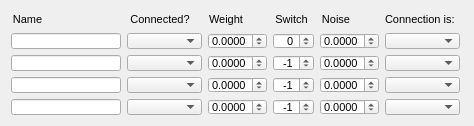
  <widget class="QWidget" name="layoutWidget">
   <property name="geometry">
    <rect>
     <x>9</x>
     <y>80</y>
     <width>466</width>
     <height>108</height>
    </rect>
   </property>
   <layout class="QHBoxLayout" name="horizontalLayout">
    <item>
     <layout class="QVBoxLayout" name="verticalLayout_6">
      <item>
       <widget class="QLabel" name="label_10">
        <property name="sizePolicy">
         <sizepolicy hsizetype="Fixed" vsizetype="Preferred">
          <horstretch>0</horstretch>
          <verstretch>0</verstretch>
         </sizepolicy>
        </property>
        <property name="minimumSize">
         <size>
          <width>33</width>
          <height>16</height>
         </size>
        </property>
        <property name="maximumSize">
         <size>
          <width>33</width>
          <height>16</height>
         </size>
        </property>
        <property name="font">
         <font>
          <pointsize>8</pointsize>
         </font>
        </property>
        <property name="text">
         <string>Name</string>
        </property>
        <property name="alignment">
         <set>Qt::AlignCenter</set>
        </property>
       </widget>
      </item>
      <item>
       <widget class="QLineEdit" name="unit1Unit1ConnNameLineEdit">
        <property name="sizePolicy">
         <sizepolicy hsizetype="Fixed" vsizetype="Fixed">
          <horstretch>0</horstretch>
          <verstretch>0</verstretch>
         </sizepolicy>
        </property>
        <property name="minimumSize">
         <size>
          <width>110</width>
          <height>16</height>
         </size>
        </property>
        <property name="maximumSize">
         <size>
          <width>110</width>
          <height>16</height>
         </size>
        </property>
        <property name="font">
         <font>
          <pointsize>8</pointsize>
         </font>
        </property>
        <property name="readOnly">
         <bool>true</bool>
        </property>
       </widget>
      </item>
      <item>
       <widget class="QLineEdit" name="unit1Unit2ConnNameLineEdit">
        <property name="sizePolicy">
         <sizepolicy hsizetype="Fixed" vsizetype="Fixed">
          <horstretch>0</horstretch>
          <verstretch>0</verstretch>
         </sizepolicy>
        </property>
        <property name="minimumSize">
         <size>
          <width>110</width>
          <height>16</height>
         </size>
        </property>
        <property name="maximumSize">
         <size>
          <width>110</width>
          <height>16</height>
         </size>
        </property>
        <property name="font">
         <font>
          <pointsize>8</pointsize>
         </font>
        </property>
        <property name="readOnly">
         <bool>true</bool>
        </property>
       </widget>
      </item>
      <item>
       <widget class="QLineEdit" name="unit1Unit3ConnNameLineEdit">
        <property name="sizePolicy">
         <sizepolicy hsizetype="Fixed" vsizetype="Fixed">
          <horstretch>0</horstretch>
          <verstretch>0</verstretch>
         </sizepolicy>
        </property>
        <property name="minimumSize">
         <size>
          <width>110</width>
          <height>16</height>
         </size>
        </property>
        <property name="maximumSize">
         <size>
          <width>110</width>
          <height>16</height>
         </size>
        </property>
        <property name="font">
         <font>
          <pointsize>8</pointsize>
         </font>
        </property>
        <property name="readOnly">
         <bool>true</bool>
        </property>
       </widget>
      </item>
      <item>
       <widget class="QLineEdit" name="unit1Unit4ConnNameLineEdit">
        <property name="sizePolicy">
         <sizepolicy hsizetype="Fixed" vsizetype="Fixed">
          <horstretch>0</horstretch>
          <verstretch>0</verstretch>
         </sizepolicy>
        </property>
        <property name="minimumSize">
         <size>
          <width>110</width>
          <height>16</height>
         </size>
        </property>
        <property name="maximumSize">
         <size>
          <width>110</width>
          <height>16</height>
         </size>
        </property>
        <property name="font">
         <font>
          <pointsize>8</pointsize>
         </font>
        </property>
        <property name="readOnly">
         <bool>true</bool>
        </property>
       </widget>
      </item>
     </layout>
    </item>
    <item>
     <layout class="QVBoxLayout" name="verticalLayout_5">
      <item>
       <widget class="QLabel" name="label_14">
        <property name="sizePolicy">
         <sizepolicy hsizetype="Fixed" vsizetype="Preferred">
          <horstretch>0</horstretch>
          <verstretch>0</verstretch>
         </sizepolicy>
        </property>
        <property name="minimumSize">
         <size>
          <width>66</width>
          <height>16</height>
         </size>
        </property>
        <property name="maximumSize">
         <size>
          <width>66</width>
          <height>16</height>
         </size>
        </property>
        <property name="font">
         <font>
          <pointsize>8</pointsize>
         </font>
        </property>
        <property name="text">
         <string>Connected?</string>
        </property>
        <property name="alignment">
         <set>Qt::AlignCenter</set>
        </property>
       </widget>
      </item>
      <item>
       <widget class="QComboBox" name="unit1Unit1ConnectedComboBox">
        <property name="sizePolicy">
         <sizepolicy hsizetype="Fixed" vsizetype="Fixed">
          <horstretch>0</horstretch>
          <verstretch>0</verstretch>
         </sizepolicy>
        </property>
        <property name="minimumSize">
         <size>
          <width>75</width>
          <height>16</height>
         </size>
        </property>
        <property name="maximumSize">
         <size>
          <width>75</width>
          <height>16</height>
         </size>
        </property>
        <property name="font">
         <font>
          <pointsize>8</pointsize>
         </font>
        </property>
       </widget>
      </item>
      <item>
       <widget class="QComboBox" name="unit1Unit2ConnectedComboBox">
        <property name="sizePolicy">
         <sizepolicy hsizetype="Fixed" vsizetype="Fixed">
          <horstretch>0</horstretch>
          <verstretch>0</verstretch>
         </sizepolicy>
        </property>
        <property name="minimumSize">
         <size>
          <width>75</width>
          <height>16</height>
         </size>
        </property>
        <property name="maximumSize">
         <size>
          <width>75</width>
          <height>16</height>
         </size>
        </property>
        <property name="font">
         <font>
          <pointsize>8</pointsize>
         </font>
        </property>
       </widget>
      </item>
      <item>
       <widget class="QComboBox" name="unit1Unit3ConnectedComboBox">
        <property name="sizePolicy">
         <sizepolicy hsizetype="Fixed" vsizetype="Fixed">
          <horstretch>0</horstretch>
          <verstretch>0</verstretch>
         </sizepolicy>
        </property>
        <property name="minimumSize">
         <size>
          <width>75</width>
          <height>16</height>
         </size>
        </property>
        <property name="maximumSize">
         <size>
          <width>75</width>
          <height>16</height>
         </size>
        </property>
        <property name="font">
         <font>
          <pointsize>8</pointsize>
         </font>
        </property>
       </widget>
      </item>
      <item>
       <widget class="QComboBox" name="unit1Unit4ConnectedComboBox">
        <property name="sizePolicy">
         <sizepolicy hsizetype="Fixed" vsizetype="Fixed">
          <horstretch>0</horstretch>
          <verstretch>0</verstretch>
         </sizepolicy>
        </property>
        <property name="minimumSize">
         <size>
          <width>75</width>
          <height>16</height>
         </size>
        </property>
        <property name="maximumSize">
         <size>
          <width>75</width>
          <height>16</height>
         </size>
        </property>
        <property name="font">
         <font>
          <pointsize>8</pointsize>
         </font>
        </property>
       </widget>
      </item>
     </layout>
    </item>
    <item>
     <layout class="QVBoxLayout" name="verticalLayout_4">
      <item>
       <widget class="QLabel" name="label_11">
        <property name="sizePolicy">
         <sizepolicy hsizetype="Fixed" vsizetype="Preferred">
          <horstretch>0</horstretch>
          <verstretch>0</verstretch>
         </sizepolicy>
        </property>
        <property name="minimumSize">
         <size>
          <width>36</width>
          <height>16</height>
         </size>
        </property>
        <property name="maximumSize">
         <size>
          <width>36</width>
          <height>16</height>
         </size>
        </property>
        <property name="font">
         <font>
          <pointsize>8</pointsize>
         </font>
        </property>
        <property name="text">
         <string>Weight</string>
        </property>
        <property name="alignment">
         <set>Qt::AlignCenter</set>
        </property>
       </widget>
      </item>
      <item>
       <widget class="QDoubleSpinBox" name="unit1Unit1WeightDoubleSpinBox">
        <property name="sizePolicy">
         <sizepolicy hsizetype="Fixed" vsizetype="Fixed">
          <horstretch>0</horstretch>
          <verstretch>0</verstretch>
         </sizepolicy>
        </property>
        <property name="minimumSize">
         <size>
          <width>59</width>
          <height>16</height>
         </size>
        </property>
        <property name="maximumSize">
         <size>
          <width>59</width>
          <height>16</height>
         </size>
        </property>
        <property name="font">
         <font>
          <pointsize>8</pointsize>
         </font>
        </property>
        <property name="wrapping">
         <bool>true</bool>
        </property>
        <property name="alignment">
         <set>Qt::AlignRight|Qt::AlignTrailing|Qt::AlignVCenter</set>
        </property>
        <property name="decimals">
         <number>4</number>
        </property>
        <property name="maximum">
         <double>1.000000000000000</double>
        </property>
        <property name="singleStep">
         <double>0.001000000000000</double>
        </property>
       </widget>
      </item>
      <item>
       <widget class="QDoubleSpinBox" name="unit1Unit2WeightDoubleSpinBox">
        <property name="sizePolicy">
         <sizepolicy hsizetype="Fixed" vsizetype="Fixed">
          <horstretch>0</horstretch>
          <verstretch>0</verstretch>
         </sizepolicy>
        </property>
        <property name="minimumSize">
         <size>
          <width>59</width>
          <height>16</height>
         </size>
        </property>
        <property name="maximumSize">
         <size>
          <width>59</width>
          <height>16</height>
         </size>
        </property>
        <property name="font">
         <font>
          <pointsize>8</pointsize>
         </font>
        </property>
        <property name="wrapping">
         <bool>true</bool>
        </property>
        <property name="alignment">
         <set>Qt::AlignRight|Qt::AlignTrailing|Qt::AlignVCenter</set>
        </property>
        <property name="decimals">
         <number>4</number>
        </property>
        <property name="maximum">
         <double>1.000000000000000</double>
        </property>
        <property name="singleStep">
         <double>0.001000000000000</double>
        </property>
       </widget>
      </item>
      <item>
       <widget class="QDoubleSpinBox" name="unit1Unit3WeightDoubleSpinBox">
        <property name="sizePolicy">
         <sizepolicy hsizetype="Fixed" vsizetype="Fixed">
          <horstretch>0</horstretch>
          <verstretch>0</verstretch>
         </sizepolicy>
        </property>
        <property name="minimumSize">
         <size>
          <width>59</width>
          <height>16</height>
         </size>
        </property>
        <property name="maximumSize">
         <size>
          <width>59</width>
          <height>16</height>
         </size>
        </property>
        <property name="font">
         <font>
          <pointsize>8</pointsize>
         </font>
        </property>
        <property name="wrapping">
         <bool>true</bool>
        </property>
        <property name="alignment">
         <set>Qt::AlignRight|Qt::AlignTrailing|Qt::AlignVCenter</set>
        </property>
        <property name="decimals">
         <number>4</number>
        </property>
        <property name="maximum">
         <double>1.000000000000000</double>
        </property>
        <property name="singleStep">
         <double>0.001000000000000</double>
        </property>
       </widget>
      </item>
      <item>
       <widget class="QDoubleSpinBox" name="unit1Unit4WeightDoubleSpinBox">
        <property name="sizePolicy">
         <sizepolicy hsizetype="Fixed" vsizetype="Fixed">
          <horstretch>0</horstretch>
          <verstretch>0</verstretch>
         </sizepolicy>
        </property>
        <property name="minimumSize">
         <size>
          <width>59</width>
          <height>16</height>
         </size>
        </property>
        <property name="maximumSize">
         <size>
          <width>59</width>
          <height>16</height>
         </size>
        </property>
        <property name="font">
         <font>
          <pointsize>8</pointsize>
         </font>
        </property>
        <property name="wrapping">
         <bool>true</bool>
        </property>
        <property name="alignment">
         <set>Qt::AlignRight|Qt::AlignTrailing|Qt::AlignVCenter</set>
        </property>
        <property name="decimals">
         <number>4</number>
        </property>
        <property name="maximum">
         <double>1.000000000000000</double>
        </property>
        <property name="singleStep">
         <double>0.001000000000000</double>
        </property>
       </widget>
      </item>
     </layout>
    </item>
    <item>
     <layout class="QVBoxLayout" name="verticalLayout_3">
      <item>
       <widget class="QLabel" name="label_15">
        <property name="sizePolicy">
         <sizepolicy hsizetype="Fixed" vsizetype="Preferred">
          <horstretch>0</horstretch>
          <verstretch>0</verstretch>
         </sizepolicy>
        </property>
        <property name="minimumSize">
         <size>
          <width>37</width>
          <height>16</height>
         </size>
        </property>
        <property name="maximumSize">
         <size>
          <width>37</width>
          <height>16</height>
         </size>
        </property>
        <property name="font">
         <font>
          <pointsize>8</pointsize>
         </font>
        </property>
        <property name="text">
         <string>Switch</string>
        </property>
        <property name="alignment">
         <set>Qt::AlignCenter</set>
        </property>
       </widget>
      </item>
      <item>
       <widget class="QSpinBox" name="unit1Unit1SwitchSpinBox">
        <property name="sizePolicy">
         <sizepolicy hsizetype="Fixed" vsizetype="Fixed">
          <horstretch>0</horstretch>
          <verstretch>0</verstretch>
         </sizepolicy>
        </property>
        <property name="minimumSize">
         <size>
          <width>41</width>
          <height>16</height>
         </size>
        </property>
        <property name="maximumSize">
         <size>
          <width>41</width>
          <height>16</height>
         </size>
        </property>
        <property name="font">
         <font>
          <pointsize>8</pointsize>
         </font>
        </property>
        <property name="wrapping">
         <bool>true</bool>
        </property>
        <property name="alignment">
         <set>Qt::AlignRight|Qt::AlignTrailing|Qt::AlignVCenter</set>
        </property>
        <property name="minimum">
         <number>-1</number>
        </property>
        <property name="maximum">
         <number>1</number>
        </property>
        <property name="singleStep">
         <number>2</number>
        </property>
       </widget>
      </item>
      <item>
       <widget class="QSpinBox" name="unit1Unit2SwitchSpinBox">
        <property name="sizePolicy">
         <sizepolicy hsizetype="Fixed" vsizetype="Fixed">
          <horstretch>0</horstretch>
          <verstretch>0</verstretch>
         </sizepolicy>
        </property>
        <property name="minimumSize">
         <size>
          <width>41</width>
          <height>16</height>
         </size>
        </property>
        <property name="maximumSize">
         <size>
          <width>41</width>
          <height>16</height>
         </size>
        </property>
        <property name="font">
         <font>
          <pointsize>8</pointsize>
         </font>
        </property>
        <property name="wrapping">
         <bool>true</bool>
        </property>
        <property name="alignment">
         <set>Qt::AlignRight|Qt::AlignTrailing|Qt::AlignVCenter</set>
        </property>
        <property name="minimum">
         <number>-1</number>
        </property>
        <property name="maximum">
         <number>1</number>
        </property>
        <property name="singleStep">
         <number>2</number>
        </property>
        <property name="value">
         <number>-1</number>
        </property>
       </widget>
      </item>
      <item>
       <widget class="QSpinBox" name="unit1Unit3SwitchSpinBox">
        <property name="sizePolicy">
         <sizepolicy hsizetype="Fixed" vsizetype="Fixed">
          <horstretch>0</horstretch>
          <verstretch>0</verstretch>
         </sizepolicy>
        </property>
        <property name="minimumSize">
         <size>
          <width>41</width>
          <height>16</height>
         </size>
        </property>
        <property name="maximumSize">
         <size>
          <width>41</width>
          <height>16</height>
         </size>
        </property>
        <property name="font">
         <font>
          <pointsize>8</pointsize>
         </font>
        </property>
        <property name="wrapping">
         <bool>true</bool>
        </property>
        <property name="alignment">
         <set>Qt::AlignRight|Qt::AlignTrailing|Qt::AlignVCenter</set>
        </property>
        <property name="minimum">
         <number>-1</number>
        </property>
        <property name="maximum">
         <number>1</number>
        </property>
        <property name="singleStep">
         <number>2</number>
        </property>
        <property name="value">
         <number>-1</number>
        </property>
       </widget>
      </item>
      <item>
       <widget class="QSpinBox" name="unit1Unit4SwitchSpinBox">
        <property name="sizePolicy">
         <sizepolicy hsizetype="Fixed" vsizetype="Fixed">
          <horstretch>0</horstretch>
          <verstretch>0</verstretch>
         </sizepolicy>
        </property>
        <property name="minimumSize">
         <size>
          <width>41</width>
          <height>16</height>
         </size>
        </property>
        <property name="maximumSize">
         <size>
          <width>41</width>
          <height>16</height>
         </size>
        </property>
        <property name="font">
         <font>
          <pointsize>8</pointsize>
         </font>
        </property>
        <property name="wrapping">
         <bool>true</bool>
        </property>
        <property name="alignment">
         <set>Qt::AlignRight|Qt::AlignTrailing|Qt::AlignVCenter</set>
        </property>
        <property name="minimum">
         <number>-1</number>
        </property>
        <property name="maximum">
         <number>1</number>
        </property>
        <property name="singleStep">
         <number>2</number>
        </property>
        <property name="value">
         <number>-1</number>
        </property>
       </widget>
      </item>
     </layout>
    </item>
    <item>
     <layout class="QVBoxLayout" name="verticalLayout_2">
      <item>
       <widget class="QLabel" name="label_12">
        <property name="sizePolicy">
         <sizepolicy hsizetype="Fixed" vsizetype="Preferred">
          <horstretch>0</horstretch>
          <verstretch>0</verstretch>
         </sizepolicy>
        </property>
        <property name="minimumSize">
         <size>
          <width>32</width>
          <height>16</height>
         </size>
        </property>
        <property name="maximumSize">
         <size>
          <width>32</width>
          <height>16</height>
         </size>
        </property>
        <property name="font">
         <font>
          <pointsize>8</pointsize>
         </font>
        </property>
        <property name="text">
         <string>Noise</string>
        </property>
        <property name="alignment">
         <set>Qt::AlignCenter</set>
        </property>
       </widget>
      </item>
      <item>
       <widget class="QDoubleSpinBox" name="unit1Unit1NoiseDoubleSpinBox">
        <property name="sizePolicy">
         <sizepolicy hsizetype="Fixed" vsizetype="Fixed">
          <horstretch>0</horstretch>
          <verstretch>0</verstretch>
         </sizepolicy>
        </property>
        <property name="minimumSize">
         <size>
          <width>59</width>
          <height>16</height>
         </size>
        </property>
        <property name="maximumSize">
         <size>
          <width>59</width>
          <height>16</height>
         </size>
        </property>
        <property name="font">
         <font>
          <pointsize>8</pointsize>
         </font>
        </property>
        <property name="wrapping">
         <bool>true</bool>
        </property>
        <property name="alignment">
         <set>Qt::AlignRight|Qt::AlignTrailing|Qt::AlignVCenter</set>
        </property>
        <property name="decimals">
         <number>4</number>
        </property>
        <property name="maximum">
         <double>1.000000000000000</double>
        </property>
        <property name="singleStep">
         <double>0.001000000000000</double>
        </property>
       </widget>
      </item>
      <item>
       <widget class="QDoubleSpinBox" name="unit1Unit2NoiseDoubleSpinBox">
        <property name="sizePolicy">
         <sizepolicy hsizetype="Fixed" vsizetype="Fixed">
          <horstretch>0</horstretch>
          <verstretch>0</verstretch>
         </sizepolicy>
        </property>
        <property name="minimumSize">
         <size>
          <width>59</width>
          <height>16</height>
         </size>
        </property>
        <property name="maximumSize">
         <size>
          <width>59</width>
          <height>16</height>
         </size>
        </property>
        <property name="font">
         <font>
          <pointsize>8</pointsize>
         </font>
        </property>
        <property name="wrapping">
         <bool>true</bool>
        </property>
        <property name="alignment">
         <set>Qt::AlignRight|Qt::AlignTrailing|Qt::AlignVCenter</set>
        </property>
        <property name="decimals">
         <number>4</number>
        </property>
        <property name="maximum">
         <double>1.000000000000000</double>
        </property>
        <property name="singleStep">
         <double>0.001000000000000</double>
        </property>
       </widget>
      </item>
      <item>
       <widget class="QDoubleSpinBox" name="unit1Unit3NoiseDoubleSpinBox">
        <property name="sizePolicy">
         <sizepolicy hsizetype="Fixed" vsizetype="Fixed">
          <horstretch>0</horstretch>
          <verstretch>0</verstretch>
         </sizepolicy>
        </property>
        <property name="minimumSize">
         <size>
          <width>59</width>
          <height>16</height>
         </size>
        </property>
        <property name="maximumSize">
         <size>
          <width>59</width>
          <height>16</height>
         </size>
        </property>
        <property name="font">
         <font>
          <pointsize>8</pointsize>
         </font>
        </property>
        <property name="wrapping">
         <bool>true</bool>
        </property>
        <property name="alignment">
         <set>Qt::AlignRight|Qt::AlignTrailing|Qt::AlignVCenter</set>
        </property>
        <property name="decimals">
         <number>4</number>
        </property>
        <property name="maximum">
         <double>1.000000000000000</double>
        </property>
        <property name="singleStep">
         <double>0.001000000000000</double>
        </property>
       </widget>
      </item>
      <item>
       <widget class="QDoubleSpinBox" name="unit1Unit4NoiseDoubleSpinBox">
        <property name="sizePolicy">
         <sizepolicy hsizetype="Fixed" vsizetype="Fixed">
          <horstretch>0</horstretch>
          <verstretch>0</verstretch>
         </sizepolicy>
        </property>
        <property name="minimumSize">
         <size>
          <width>59</width>
          <height>16</height>
         </size>
        </property>
        <property name="maximumSize">
         <size>
          <width>59</width>
          <height>16</height>
         </size>
        </property>
        <property name="font">
         <font>
          <pointsize>8</pointsize>
         </font>
        </property>
        <property name="wrapping">
         <bool>true</bool>
        </property>
        <property name="alignment">
         <set>Qt::AlignRight|Qt::AlignTrailing|Qt::AlignVCenter</set>
        </property>
        <property name="decimals">
         <number>4</number>
        </property>
        <property name="maximum">
         <double>1.000000000000000</double>
        </property>
        <property name="singleStep">
         <double>0.001000000000000</double>
        </property>
       </widget>
      </item>
     </layout>
    </item>
    <item>
     <layout class="QVBoxLayout" name="verticalLayout">
      <item>
       <widget class="QLabel" name="label_13">
        <property name="sizePolicy">
         <sizepolicy hsizetype="Fixed" vsizetype="Preferred">
          <horstretch>0</horstretch>
          <verstretch>0</verstretch>
         </sizepolicy>
        </property>
        <property name="minimumSize">
         <size>
          <width>78</width>
          <height>16</height>
         </size>
        </property>
        <property name="maximumSize">
         <size>
          <width>78</width>
          <height>16</height>
         </size>
        </property>
        <property name="font">
         <font>
          <pointsize>8</pointsize>
         </font>
        </property>
        <property name="text">
         <string>Connection is:</string>
        </property>
       </widget>
      </item>
      <item>
       <widget class="QComboBox" name="unit1Unit1UniselectorComboBox">
        <property name="sizePolicy">
         <sizepolicy hsizetype="Fixed" vsizetype="Fixed">
          <horstretch>0</horstretch>
          <verstretch>0</verstretch>
         </sizepolicy>
        </property>
        <property name="minimumSize">
         <size>
          <width>75</width>
          <height>16</height>
         </size>
        </property>
        <property name="maximumSize">
         <size>
          <width>75</width>
          <height>16</height>
         </size>
        </property>
        <property name="font">
         <font>
          <pointsize>8</pointsize>
         </font>
        </property>
       </widget>
      </item>
      <item>
       <widget class="QComboBox" name="unit1Unit2UniselectorComboBox">
        <property name="sizePolicy">
         <sizepolicy hsizetype="Fixed" vsizetype="Fixed">
          <horstretch>0</horstretch>
          <verstretch>0</verstretch>
         </sizepolicy>
        </property>
        <property name="minimumSize">
         <size>
          <width>75</width>
          <height>16</height>
         </size>
        </property>
        <property name="maximumSize">
         <size>
          <width>75</width>
          <height>16</height>
         </size>
        </property>
        <property name="font">
         <font>
          <pointsize>8</pointsize>
         </font>
        </property>
       </widget>
      </item>
      <item>
       <widget class="QComboBox" name="unit1Unit3UniselectorComboBox">
        <property name="sizePolicy">
         <sizepolicy hsizetype="Fixed" vsizetype="Fixed">
          <horstretch>0</horstretch>
          <verstretch>0</verstretch>
         </sizepolicy>
        </property>
        <property name="minimumSize">
         <size>
          <width>75</width>
          <height>16</height>
         </size>
        </property>
        <property name="maximumSize">
         <size>
          <width>75</width>
          <height>16</height>
         </size>
        </property>
        <property name="font">
         <font>
          <pointsize>8</pointsize>
         </font>
        </property>
       </widget>
      </item>
      <item>
       <widget class="QComboBox" name="unit1Unit4UniselectorComboBox">
        <property name="sizePolicy">
         <sizepolicy hsizetype="Fixed" vsizetype="Fixed">
          <horstretch>0</horstretch>
          <verstretch>0</verstretch>
         </sizepolicy>
        </property>
        <property name="minimumSize">
         <size>
          <width>75</width>
          <height>16</height>
         </size>
        </property>
        <property name="maximumSize">
         <size>
          <width>75</width>
          <height>16</height>
         </size>
        </property>
        <property name="font">
         <font>
          <pointsize>8</pointsize>
         </font>
        </property>
       </widget>
      </item>
     </layout>
    </item>
   </layout>
  </widget>
